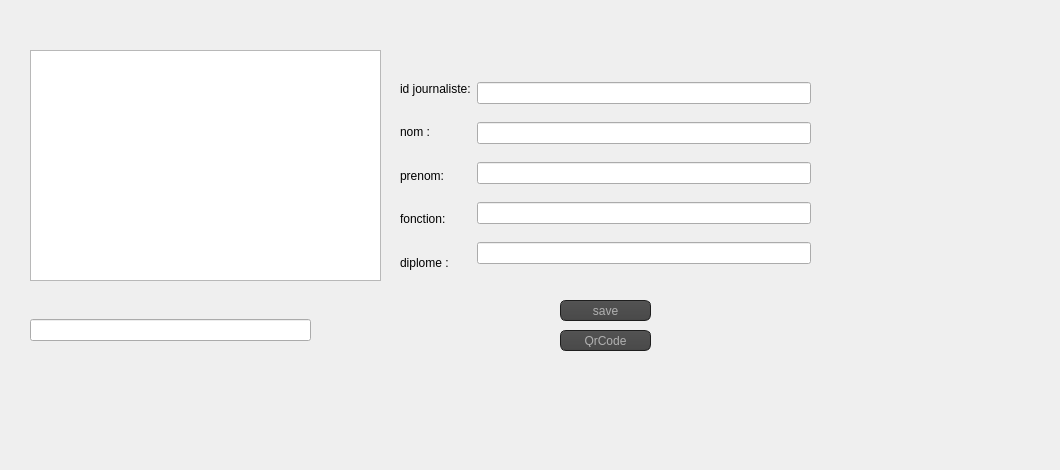
        <widget class="QWidget" name="tab_31">
         <attribute name="title">
          <string>Gestion des journalistes</string>
         </attribute>
         <widget class="QWidget" name="horizontalLayoutWidget_32">
          <property name="geometry">
           <rect>
            <x>30</x>
            <y>290</y>
            <width>281</width>
            <height>81</height>
           </rect>
          </property>
          <layout class="QHBoxLayout" name="horizontalLayout_33">
           <item>
            <widget class="QLineEdit" name="_id_rechercher_2"/>
           </item>
          </layout>
         </widget>
         <widget class="QWidget" name="horizontalLayoutWidget_33">
          <property name="geometry">
           <rect>
            <x>30</x>
            <y>50</y>
            <width>351</width>
            <height>231</height>
           </rect>
          </property>
          <layout class="QHBoxLayout" name="horizontalLayout_34">
           <item>
            <widget class="QTableView" name="_tab_journaliste_2"/>
           </item>
          </layout>
         </widget>
         <widget class="QWidget" name="horizontalLayoutWidget_34">
          <property name="geometry">
           <rect>
            <x>400</x>
            <y>70</y>
            <width>411</width>
            <height>211</height>
           </rect>
          </property>
          <layout class="QHBoxLayout" name="horizontalLayout_35">
           <item>
            <layout class="QVBoxLayout" name="verticalLayout_42">
             <item>
              <widget class="QLabel" name="label_137">
               <property name="styleSheet">
                <string notr="true">font: 10pt &quot;Roboto&quot;;</string>
               </property>
               <property name="text">
                <string>id journaliste:</string>
               </property>
              </widget>
             </item>
             <item>
              <widget class="QLabel" name="label_138">
               <property name="styleSheet">
                <string notr="true">font: 10pt &quot;Roboto&quot;;</string>
               </property>
               <property name="text">
                <string>nom :</string>
               </property>
              </widget>
             </item>
             <item>
              <widget class="QLabel" name="label_139">
               <property name="styleSheet">
                <string notr="true">font: 10pt &quot;Roboto&quot;;</string>
               </property>
               <property name="text">
                <string>prenom:</string>
               </property>
              </widget>
             </item>
             <item>
              <widget class="QLabel" name="label_140">
               <property name="styleSheet">
                <string notr="true">font: 10pt &quot;Roboto&quot;;</string>
               </property>
               <property name="text">
                <string>fonction:</string>
               </property>
              </widget>
             </item>
             <item>
              <widget class="QLabel" name="label_141">
               <property name="styleSheet">
                <string notr="true">font: 10pt &quot;Roboto&quot;;</string>
               </property>
               <property name="text">
                <string>diplome :</string>
               </property>
              </widget>
             </item>
            </layout>
           </item>
           <item>
            <layout class="QVBoxLayout" name="verticalLayout_43">
             <item>
              <widget class="QLineEdit" name="_le_id_6"/>
             </item>
             <item>
              <widget class="QLineEdit" name="_le_nom_5"/>
             </item>
             <item>
              <widget class="QLineEdit" name="_le_prenom_5"/>
             </item>
             <item>
              <widget class="QLineEdit" name="_le_fonction_4"/>
             </item>
             <item>
              <widget class="QLineEdit" name="_le_diplome_4"/>
             </item>
            </layout>
           </item>
          </layout>
         </widget>
         <widget class="QPushButton" name="recherchep_7">
          <property name="geometry">
           <rect>
            <x>320</x>
            <y>320</y>
            <width>81</width>
            <height>20</height>
           </rect>
          </property>
          <property name="styleSheet">
           <string notr="true">font: 10pt &quot;Roboto&quot;;

border-image: url(:/img_mus/recherche.png);
background-color: transparent;
background: none;
border: none;
background-repeat: none;</string>
          </property>
          <property name="text">
           <string/>
          </property>
         </widget>
         <widget class="QPushButton" name="trieprenom_3">
          <property name="geometry">
           <rect>
            <x>120</x>
            <y>20</y>
            <width>81</width>
            <height>21</height>
           </rect>
          </property>
          <property name="styleSheet">
           <string notr="true">
background-color: transparent;
background: none;
border: none;
background-repeat: none;
border-image: url(:/img_mus/prenom.png);</string>
          </property>
          <property name="text">
           <string/>
          </property>
         </widget>
         <widget class="QPushButton" name="tri_p_7">
          <property name="geometry">
           <rect>
            <x>210</x>
            <y>21</y>
            <width>81</width>
            <height>20</height>
           </rect>
          </property>
          <property name="styleSheet">
           <string notr="true">
background-color: transparent;
background: none;
border: none;
background-repeat: none;
border-image: url(:/img_mus/nom.png);</string>
          </property>
          <property name="text">
           <string/>
          </property>
         </widget>
         <widget class="QPushButton" name="pdf_p_7">
          <property name="geometry">
           <rect>
            <x>30</x>
            <y>20</y>
            <width>81</width>
            <height>21</height>
           </rect>
          </property>
          <property name="styleSheet">
           <string notr="true">background-color: transparent;
border-image: url(:/img_mus/pdf.png);
background: none;
border: none;
background-repeat: none;</string>
          </property>
          <property name="text">
           <string/>
          </property>
         </widget>
         <widget class="QPushButton" name="afficherp_7">
          <property name="geometry">
           <rect>
            <x>440</x>
            <y>20</y>
            <width>111</width>
            <height>21</height>
           </rect>
          </property>
          <property name="styleSheet">
           <string notr="true">font: 10pt &quot;Roboto&quot;;
border-image: url(:/img_mus/afficher.png);
background-color: transparent;
background: none;
border: none;
background-repeat: none;</string>
          </property>
          <property name="text">
           <string/>
          </property>
         </widget>
         <widget class="QPushButton" name="modifierp_7">
          <property name="geometry">
           <rect>
            <x>570</x>
            <y>20</y>
            <width>111</width>
            <height>21</height>
           </rect>
          </property>
          <property name="styleSheet">
           <string notr="true">font: 10pt &quot;Roboto&quot;;
background-color: transparent;
background: none;
border-image: url(:/img_mus/modifier.png);
border: none;
background-repeat: none;</string>
          </property>
          <property name="text">
           <string/>
          </property>
         </widget>
         <widget class="QPushButton" name="supprimer_8">
          <property name="geometry">
           <rect>
            <x>700</x>
            <y>20</y>
            <width>111</width>
            <height>21</height>
           </rect>
          </property>
          <property name="styleSheet">
           <string notr="true">font: 10pt &quot;Roboto&quot;;
border-image: url(:/img_mus/delete.png);

background-color: transparent;
background: none;
border: none;
background-repeat: none;</string>
          </property>
          <property name="text">
           <string/>
          </property>
         </widget>
         <widget class="QPushButton" name="excel_3">
          <property name="geometry">
           <rect>
            <x>310</x>
            <y>10</y>
            <width>31</width>
            <height>31</height>
           </rect>
          </property>
          <property name="styleSheet">
           <string notr="true">border-image: url(:/img_mus/microsoft-excel-2019--v1.png);
background-color: transparent;
background: none;
border: none;
background-repeat: none;</string>
          </property>
          <property name="text">
           <string/>
          </property>
         </widget>
         <widget class="QPushButton" name="qrcode_4">
          <property name="geometry">
           <rect>
            <x>560</x>
            <y>330</y>
            <width>91</width>
            <height>21</height>
           </rect>
          </property>
          <property name="styleSheet">
           <string notr="true">QPushButton
{
    color: #b1b1b1;
    background-color: QLinearGradient( x1: 0, y1: 0, x2: 0, y2: 1, stop: 0 #565656, stop: 0.1 #525252, stop: 0.5 #4e4e4e, stop: 0.9 #4a4a4a, stop: 1 #464646);
    border-width: 1px;
    border-color: #1e1e1e;
    border-style: solid;
    border-radius: 6;
    padding: 3px;
    font-size: 12px;
    padding-left: 5px;
    padding-right: 5px;
}

QPushButton:pressed
{
    background-color: QLinearGradient( x1: 0, y1: 0, x2: 0, y2: 1, stop: 0 #2d2d2d, stop: 0.1 #2b2b2b, stop: 0.5 #292929, stop: 0.9 #282828, stop: 1 #252525);
}
QComboBox:hover,QPushButton:hover
{
    border: 2px solid QLinearGradient( x1: 0, y1: 0, x2: 0, y2: 1, stop: 0 #ffa02f, stop: 1 #d7801a);
}
</string>
          </property>
          <property name="text">
           <string>QrCode</string>
          </property>
         </widget>
         <widget class="QLabel" name="qrlab">
          <property name="geometry">
           <rect>
            <x>690</x>
            <y>270</y>
            <width>121</width>
            <height>101</height>
           </rect>
          </property>
          <property name="font">
           <font>
            <family>Roboto</family>
            <pointsize>10</pointsize>
            <weight>50</weight>
            <italic>false</italic>
            <bold>false</bold>
           </font>
          </property>
          <property name="styleSheet">
           <string notr="true"/>
          </property>
          <property name="text">
           <string/>
          </property>
         </widget>
         <widget class="QPushButton" name="saveit_2">
          <property name="geometry">
           <rect>
            <x>560</x>
            <y>300</y>
            <width>91</width>
            <height>21</height>
           </rect>
          </property>
          <property name="styleSheet">
           <string notr="true">QPushButton
{
    color: #b1b1b1;
    background-color: QLinearGradient( x1: 0, y1: 0, x2: 0, y2: 1, stop: 0 #565656, stop: 0.1 #525252, stop: 0.5 #4e4e4e, stop: 0.9 #4a4a4a, stop: 1 #464646);
    border-width: 1px;
    border-color: #1e1e1e;
    border-style: solid;
    border-radius: 6;
    padding: 3px;
    font-size: 12px;
    padding-left: 5px;
    padding-right: 5px;
}

QPushButton:pressed
{
    background-color: QLinearGradient( x1: 0, y1: 0, x2: 0, y2: 1, stop: 0 #2d2d2d, stop: 0.1 #2b2b2b, stop: 0.5 #292929, stop: 0.9 #282828, stop: 1 #252525);
}
QComboBox:hover,QPushButton:hover
{
    border: 2px solid QLinearGradient( x1: 0, y1: 0, x2: 0, y2: 1, stop: 0 #ffa02f, stop: 1 #d7801a);
}
</string>
          </property>
          <property name="text">
           <string>save</string>
          </property>
         </widget>
         <widget class="QLabel" name="label_143">
          <property name="geometry">
           <rect>
            <x>-150</x>
            <y>-50</y>
            <width>1051</width>
            <height>461</height>
           </rect>
          </property>
          <property name="text">
           <string/>
          </property>
          <property name="pixmap">
           <pixmap resource="image.qrc">:/img_mus/12.png</pixmap>
          </property>
         </widget>
         <zorder>label_143</zorder>
         <zorder>horizontalLayoutWidget_32</zorder>
         <zorder>horizontalLayoutWidget_33</zorder>
         <zorder>horizontalLayoutWidget_34</zorder>
         <zorder>recherchep_7</zorder>
         <zorder>trieprenom_3</zorder>
         <zorder>tri_p_7</zorder>
         <zorder>pdf_p_7</zorder>
         <zorder>afficherp_7</zorder>
         <zorder>modifierp_7</zorder>
         <zorder>supprimer_8</zorder>
         <zorder>excel_3</zorder>
         <zorder>qrcode_4</zorder>
         <zorder>qrlab</zorder>
         <zorder>saveit_2</zorder>
        </widget>
